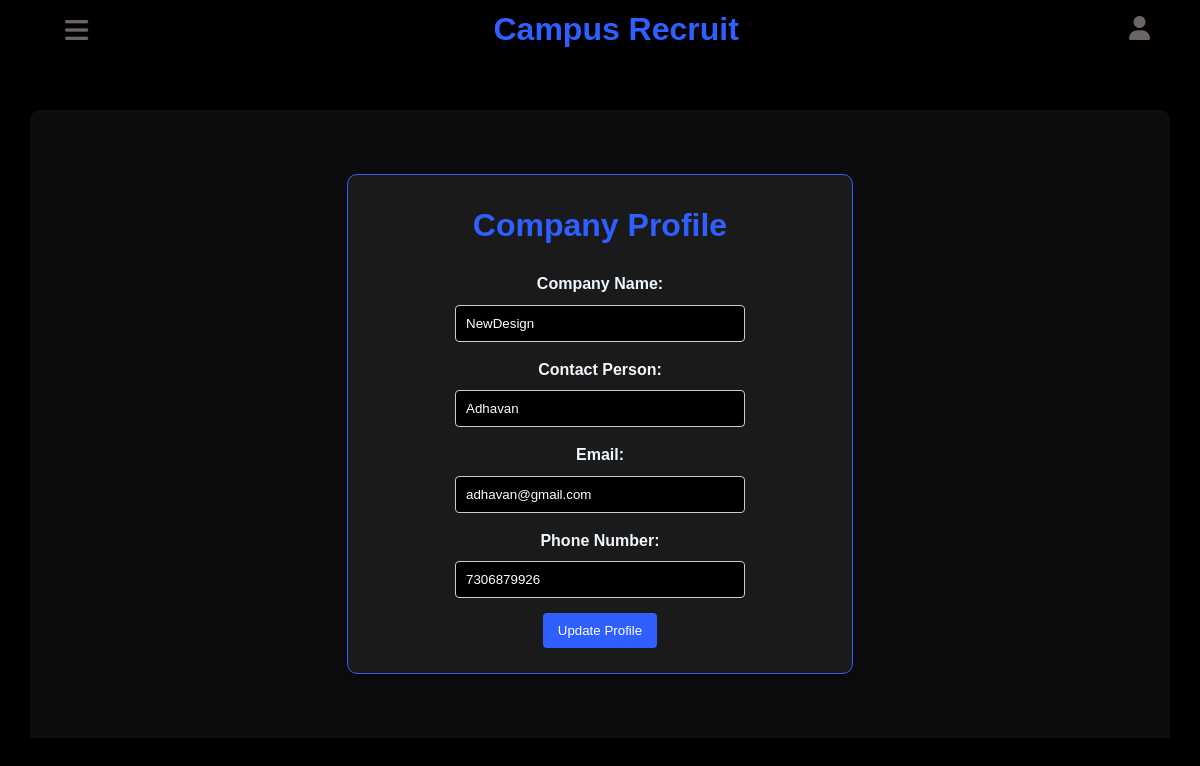
/Company/trial.php (signed in), run on the app's committed database.
### tables this page shows
CREATE TABLE `company_details` (
  `Company_id` int(11) NOT NULL,
  `Company_name` varchar(255) NOT NULL,
  `Contact_person` varchar(255) NOT NULL,
  `account_email` varchar(255) NOT NULL,
  `PhoneNum` varchar(255) NOT NULL,
  `date_of_joined` timestamp NOT NULL DEFAULT current_timestamp(),
  `approval` enum('approved','pending','rejected') DEFAULT 'pending'
);

### Company/trial.php (the view, shortened to what this page needs)
<?php
include "connection.php";
$company_id = $_SESSION['company_id'];
$stmt = $conn->prepare("SELECT * FROM company_details WHERE company_id = ?");
$stmt->bind_param("i", $company_id);
$stmt->execute();
$company = $stmt->get_result()->fetch_assoc();
?>
<!DOCTYPE html>
<html lang="en">
<head>
    <link rel="stylesheet" href="https://cdnjs.cloudflare.com/ajax/libs/font-awesome/6.6.0/css/all.min.css" />
</head>
<body>
    <div class="main-container">
        <div class="header">
            <button class="menu-btn" onclick="toggleSidebar()">
                <i class="fa-solid fa-bars" id="menu"></i>
            </button>
            <a href="#" class="logo">Campus Recruit</a>
            <div class="profile-container">
                <i class="fa-solid fa-user" id="profile" onclick="toggleProfileMenu()"></i>
            </div>
        </div>
        <div class="container">
            <div class="feature">
                <h1>Company Profile</h1>
                <form method="POST">
                    <label for="company_name">Company Name:</label>
                    <input type="text" name="company_name" value="<?= htmlspecialchars($company['Company_name']); ?>" required>
                    <label for="contact_person">Contact Person:</label>
                    <input type="text" name="contact_person" value="<?= htmlspecialchars($company['Contact_person']); ?>" required>
                    <label for="account_email">Email:</label>
                    <input type="email" name="account_email" value="<?= htmlspecialchars($company['account_email']); ?>" required>
                    <label for="phone_num">Phone Number:</label>
                    <input type="text" name="phone_num" value="<?= htmlspecialchars($company['PhoneNum']); ?>" required>
                    <button type="submit">Update Profile</button>
                </form>
            </div>
        </div>
    </div>
</body>
</html>

### Company/trial.php (style rules this page uses)
* { padding: 0; margin: 0; font-family: 'Gill Sans', 'Gill Sans MT', Calibri, 'Trebuchet MS', sans-serif; box-sizing: border-box; }
body { font-family: Arial, sans-serif; margin: 0; padding: 0; line-height: 1.6; scroll-behavior: smooth; color: aliceblue; background-color: black; }
.main-container { display: flex; flex-direction: column; align-items: center; width: 100%; height: 100vh; }
.header { display: flex; height: 60px; width: 100%; align-items: center; justify-content: space-between; padding: 10px 50px; }
.logo { font-size: 2rem; font-weight: bold; color: #2f5fff; text-decoration: none; }
.container { padding: 4rem; width: 95%; height: calc(100vh - 60px) auto; margin: 15px; margin-top: 50px; border-radius: 10px 10px 0 0; background: #0d0d0d; text-align: center; display: flex; justify-content:center; }
.profile-container { position: relative; display: inline-block; }
.menu-btn { background-color: transparent; outline: none; border: none; }
#menu { font-size: 2em; color: #6b6464; }
#profile { font-size: 1.5em; color: #6b6464; }
h1 { margin-bottom: 20px; color: #2f5fff; }
label { display: block; margin-bottom: 8px; font-weight: bold; }
input[type="text"], input[type="email"] { background-color:black; width: 100%; color:white; padding: 10px; margin-bottom: 15px; border: 1px solid #ccc; border-radius: 4px; }
button { background-color: #2f5fff; color: white; padding: 10px 15px; border: none; border-radius: 4px; cursor: pointer; transition: background-color 0.3s ease; }
.feature { height:auto; min-height:500px; border: 1px solid rgb(47, 95, 255); border-radius: 10px; width: 50%; display: flex; flex-direction: column; justify-content: center; align-items: center; box-shadow: 0 4px 8px rgba(0, 0, 0, 0.5); background-color: #1a1a1a; transition: transform 0.3s ease, box-shadow 0.3s ease; padding: 10px; cursor: pointer; }
@media (max-width: 1200px) { .container { grid-template-columns: repeat(3, 1fr); } }

### data on the page
company_details: company_name "NewDesign", contact_person "Adhavan", account_email "adhavan@gmail.com", phone_num "7306879926"
